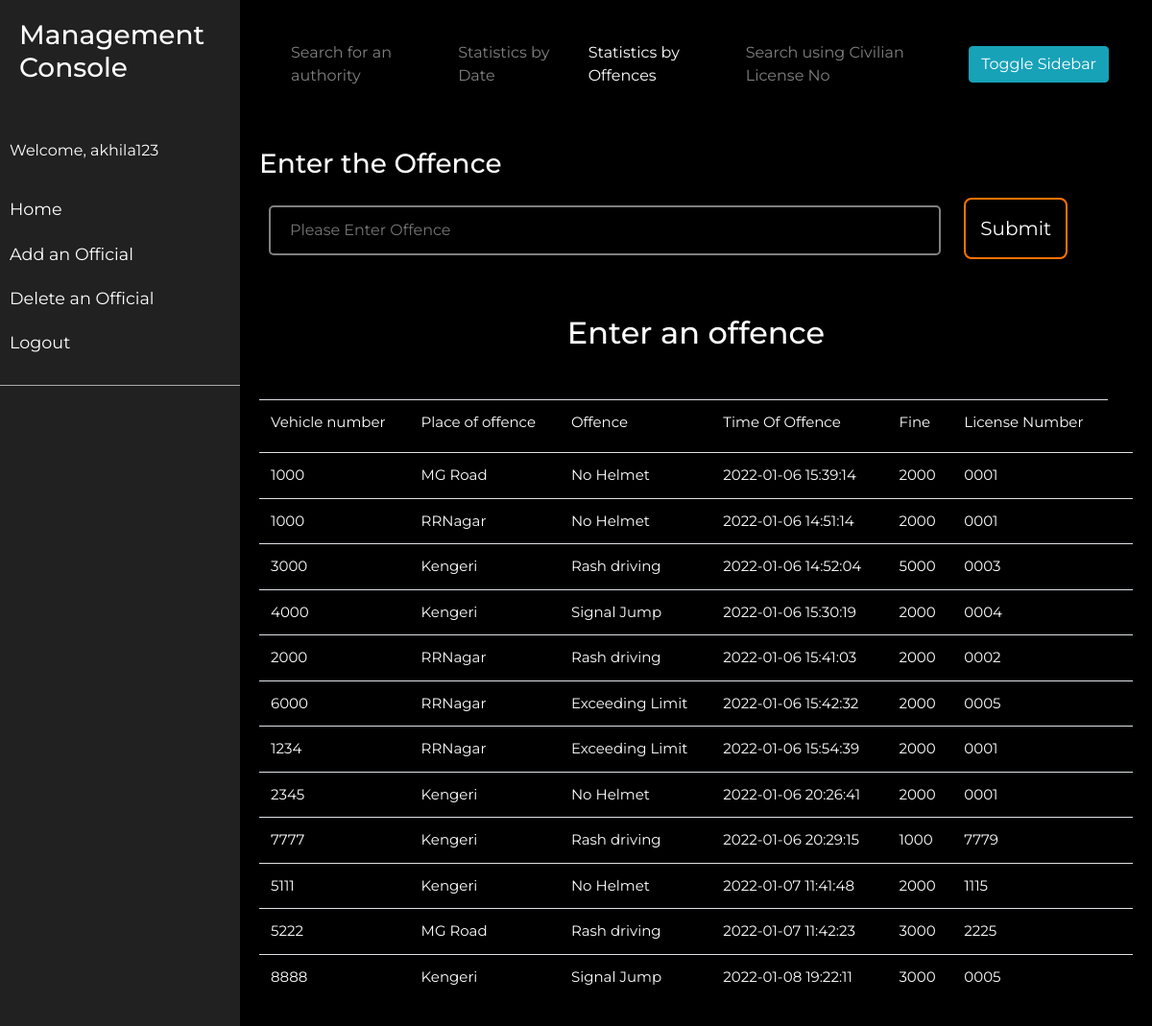
/offencestats.php (signed in), run on the app's committed database.
### tables this page shows
CREATE TABLE `useroffence` (
  `Offence` varchar(30) NOT NULL,
  `Fine` int(50) NOT NULL,
  `VehicleNo` varchar(16) NOT NULL,
  `Place` varchar(30) NOT NULL,
  `DateTime` datetime NOT NULL DEFAULT current_timestamp(),
  `OfficialUsername` varchar(30) NOT NULL,
  `LicenseNo` varchar(20) NOT NULL
);

### offencestats.php (the view, shortened to what this page needs)
<?php
 $loginusername = $_SESSION["loginusername"];
 ?>
<!DOCTYPE html>
<html>
<head>
    <link rel="stylesheet" href="https://stackpath.bootstrapcdn.com/bootstrap/4.1.0/css/bootstrap.min.css"
>
    <link rel="stylesheet" href="main.css">
</head>
<body>
    <div class="wrapper">
        <nav id="sidebar">
            <div class="sidebar-header">
                <h3>Management Console</h3>
            </div>
            <ul class="list-unstyled components">
                <p>Welcome, <?php echo $loginusername; ?></p>
                <li>
                    <a href="admin.php">Home</a>
                <li>
                    <a href="register.php">Add an Official</a>
                </li>
                <li>
                    <a href="delpge.php">Delete an Official</a>
                </li>
                <li>
                    <a href="logout.php">Logout</a>
                </li>
            </ul>
        </nav>
        <div id="content">
            <nav class="navbar navbar-expand-sm navbar-dark bg-transparent">
                <div class="container-fluid">
                    <div>
                        <ul class="navbar-nav">
                            <li class="nav-item"><a class="nav-link" href="authsearch.php">Search for an authority</a>
                            </li>
                            <li class="nav-item"><a class="nav-link" href="statsdate.php">Statistics by Date</a></li>
                            <li class="nav-item active"><a class="nav-link" href="offencestats.php">Statistics by Offences</a></li>
                            <li class="nav-item"><a class="nav-link" href="searchlic.php">Search using Civilian License
                                    No</a></li>
                        </ul>
                    </div>
                    <button type="button" id="sidebarCollapse" class="btn btn-info">
                        <span>Toggle Sidebar</span>
                    </button>
                </div>
            </nav>
            <div class="view">
                <form method="POST">
                    <h3>Enter the Offence</h3>
                    <input type="text" name="offence" size="30" class="input_form"
                        placeholder="Please Enter Offence">
                    <input type="submit" value="Submit" class="btn1" />
                </form>
                <table class="table">
                    <tr>
                        <td><label for="uid">Vehicle number</label></td>
                        <td><label for="uid">Place of offence</label></td>
                        <td><label for="uid">Offence</label></td>
                        <td><label for="uid">Time Of Offence</label></td>
                        <td><label for="uid">Fine</label></td>
                        <td><label for="uid">License Number</label></td>
                    </tr>
                    <div class="Display">
                        <?php
						require_once "config.php";
                        $offence = $_POST["offence"];
                        $sql = "SELECT offence, fine, vehicleno, place, datetime,licenseno FROM useroffence WHERE offence LIKE '%$offence%'" ;
                        $sum = "SELECT SUM(fine),COUNT(offence) from useroffence where offence = '$offence'";
                        $result = mysqli_query($conn, $sql);
                        $total = mysqli_query($conn,$sum);
						if (mysqli_num_rows($result)>0) {
						while($row = mysqli_fetch_assoc($result)) {
							echo"<tr><td>".$row["vehicleno"]."</td><td>".$row["place"]."</td><td>".$row["offence"]."</td><td>". $row["datetime"]."</td><td>".$row["fine"]."</td><td>".$row["licenseno"]."</td><td></tr>";
                        }
                        $row = mysqli_fetch_assoc($total);
                        if(!empty($offence)){
                         echo "<br/><br/><h2><center>Total Fine Collected: ₹".$row["SUM(fine)"]."</center></h2>";
                        echo "<h2><center>Total Number of offences: ".$row["COUNT(offence)"]."</center></h2><br/><br/>";
                        }
                        else{
                            echo "<br/><br/><h2><center>Enter an offence</center></h2>";
                        }
                        }
                        else {
						echo "No users with Offence: $offence found!";
						}
					?>
                    </div>
                </table>
            </div>
        </div>
    </div>
</body>
</html>

### main.css (style rules this page uses)
body { background: linear-gradient(rgba(0,0,0,1), rgba(0,0,0,1)), url('bg.jpg'); align-content: stretch; }
.input_form { width: 700px; padding: 12px 20px; margin: 10px 10px; background-color: transparent !important; border: 2px solid gray; border-radius: 5px; -webkit-transition-duration: 0.4s !important; transition-duration: 0.4s; }
.btn1 { border: 2px solid #fc7303; background-color: transparent; border-radius: 8px; font-size: 20px; -webkit-transition-duration: 0.4s; transition-duration: 0.4s; text-decoration: none !important; padding: 15px; margin: 10px; }
* { font-family: 'Montserrat', sans-serif; color: #ffffff; }
table td { padding: 10px; margin: 10px; border: none; }
table tr { padding: 10px; margin: 10px; border: none; }
a { text-decoration: none; color: black; }
.view { font-family: sans-serif; color: #fc7303; }
.table { font-size: 15px; background-color: transparent; margin-top: 50px; padding: 10px; }
.navbar { padding: 15px 10px; background: #fff; border: none; border-radius: 0; margin-bottom: 40px; box-shadow: 1px 1px 3px rgba(0, 0, 0, 0.1); }
.wrapper { display: flex; width: 100%; align-items: stretch; }
#sidebar { min-width: 250px; max-width: 250px; background: #212121; color: #fff; transition: all 0.3s; }
#sidebar .sidebar-header { padding: 20px; background: #212121; }
#sidebar ul.components { padding: 20px 0; border-bottom: 1px solid #a7a7a7; }
#sidebar ul p { color: #fff; padding: 10px; }
#sidebar ul li a { padding: 10px; font-size: 1.1em; display: block; color: #fff; }
#content { width: 100%; padding: 20px; min-height: 100vh; transition: all 0.3s; }

### data on the page
useroffence: VehicleNo "1000", Place "MG Road", Offence "No Helmet", DateTime "2022-01-06 15:39:14", Fine "2000", LicenseNo "0001"
useroffence: VehicleNo "1000", Place "RRNagar", Offence "No Helmet", DateTime "2022-01-06 14:51:14", Fine "2000", LicenseNo "0001"
useroffence: VehicleNo "3000", Place "Kengeri", Offence "Rash driving", DateTime "2022-01-06 14:52:04", Fine "5000", LicenseNo "0003"
useroffence: VehicleNo "4000", Place "Kengeri", Offence "Signal Jump", DateTime "2022-01-06 15:30:19", Fine "2000", LicenseNo "0004"
useroffence: VehicleNo "2000", Place "RRNagar", Offence "Rash driving", DateTime "2022-01-06 15:41:03", Fine "2000", LicenseNo "0002"
useroffence: VehicleNo "6000", Place "RRNagar", Offence "Exceeding Limit", DateTime "2022-01-06 15:42:32", Fine "2000", LicenseNo "0005"
useroffence: VehicleNo "1234", Place "RRNagar", Offence "Exceeding Limit", DateTime "2022-01-06 15:54:39", Fine "2000", LicenseNo "0001"
useroffence: VehicleNo "2345", Place "Kengeri", Offence "No Helmet", DateTime "2022-01-06 20:26:41", Fine "2000", LicenseNo "0001"
useroffence: VehicleNo "7777", Place "Kengeri", Offence "Rash driving", DateTime "2022-01-06 20:29:15", Fine "1000", LicenseNo "7779"
useroffence: VehicleNo "5111", Place "Kengeri", Offence "No Helmet", DateTime "2022-01-07 11:41:48", Fine "2000", LicenseNo "1115"
useroffence: VehicleNo "5222", Place "MG Road", Offence "Rash driving", DateTime "2022-01-07 11:42:23", Fine "3000", LicenseNo "2225"
useroffence: VehicleNo "8888", Place "Kengeri", Offence "Signal Jump", DateTime "2022-01-08 19:22:11", Fine "3000", LicenseNo "0005"

### other printed values
$loginusername "akhila123"
